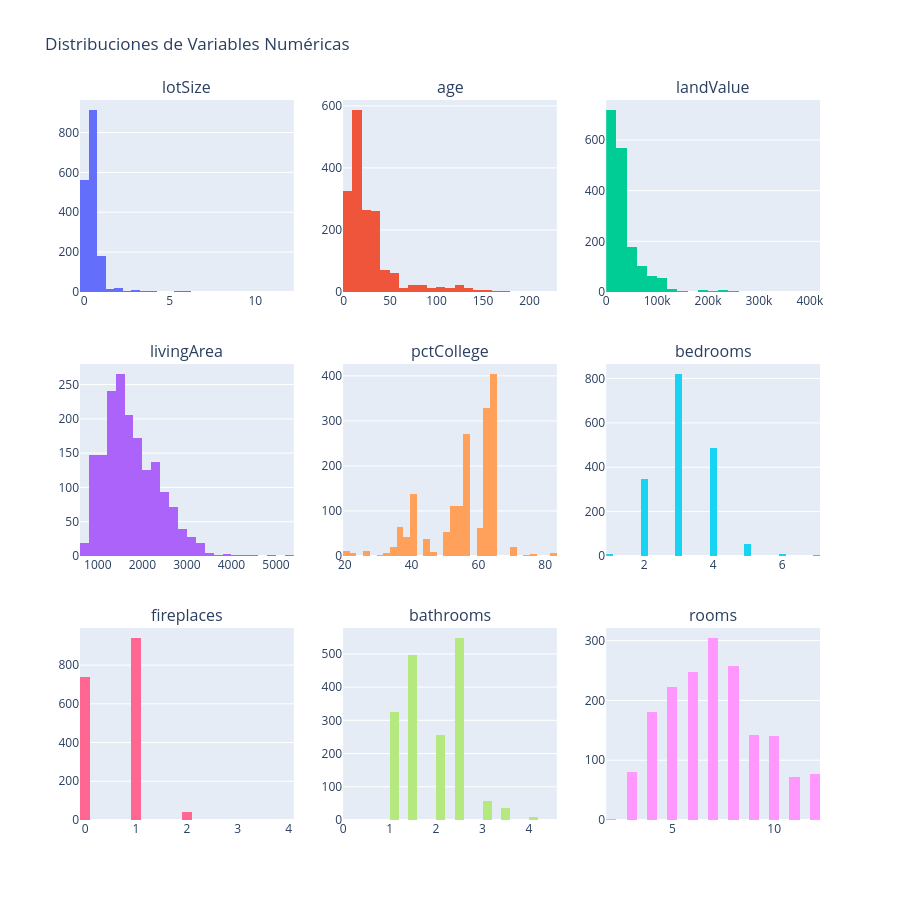

Notebook code for this chart:
### Markdown cell above
## 7. Análisis de Variables Numéricas

### Code cell
# Distribuciones de todas las variables numéricas
numeric_cols_except_target = [col for col in numeric_cols if col != 'price']
n_cols = 3
n_rows = (len(numeric_cols_except_target) + n_cols - 1) // n_cols

fig = make_subplots(
    rows=n_rows, cols=n_cols,
    subplot_titles=numeric_cols_except_target,
    vertical_spacing=0.1
)

for i, col in enumerate(numeric_cols_except_target):
    row = i // n_cols + 1
    col_pos = i % n_cols + 1
    
    fig.add_trace(
        go.Histogram(x=df[col], nbinsx=40, name=col, showlegend=False),
        row=row, col=col_pos
    )

fig.update_layout(height=300 * n_rows, title_text="Distribuciones de Variables Numéricas")
fig.show()

### Figure 1 — Plotly figure (JSON) as saved in the notebook; plotly's stock layout.template omitted (floating-point values rounded to 4 significant figures; data arrays with more than 128 entries replaced by an {"elided": "..."} marker saying what was removed)
{"data": [{"name": "lotSize", "nbinsx": 40, "showlegend": false, "type": "histogram", "x": {"elided": "1728 float values"}, "xaxis": "x", "yaxis": "y"}, {"name": "age", "nbinsx": 40, "showlegend": false, "type": "histogram", "x": {"elided": "1728 int values"}, "xaxis": "x2", "yaxis": "y2"}, {"name": "landValue", "nbinsx": 40, "showlegend": false, "type": "histogram", "x": {"elided": "1728 int values"}, "xaxis": "x3", "yaxis": "y3"}, {"name": "livingArea", "nbinsx": 40, "showlegend": false, "type": "histogram", "x": {"elided": "1728 int values"}, "xaxis": "x4", "yaxis": "y4"}, {"name": "pctCollege", "nbinsx": 40, "showlegend": false, "type": "histogram", "x": {"elided": "1728 int values"}, "xaxis": "x5", "yaxis": "y5"}, {"name": "bedrooms", "nbinsx": 40, "showlegend": false, "type": "histogram", "x": {"elided": "1728 int values"}, "xaxis": "x6", "yaxis": "y6"}, {"name": "fireplaces", "nbinsx": 40, "showlegend": false, "type": "histogram", "x": {"elided": "1728 int values"}, "xaxis": "x7", "yaxis": "y7"}, {"name": "bathrooms", "nbinsx": 40, "showlegend": false, "type": "histogram", "x": {"elided": "1728 float values"}, "xaxis": "x8", "yaxis": "y8"}, {"name": "rooms", "nbinsx": 40, "showlegend": false, "type": "histogram", "x": {"elided": "1728 int values"}, "xaxis": "x9", "yaxis": "y9"}], "layout": {"annotations": [{"font": {"size": 16}, "showarrow": false, "text": "lotSize", "x": 0.1444, "xanchor": "center", "xref": "paper", "y": 1, "yanchor": "bottom", "yref": "paper"}, {"font": {"size": 16}, "showarrow": false, "text": "age", "x": 0.5, "xanchor": "center", "xref": "paper", "y": 1, "yanchor": "bottom", "yref": "paper"}, {"font": {"size": 16}, "showarrow": false, "text": "landValue", "x": 0.8556, "xanchor": "center", "xref": "paper", "y": 1, "yanchor": "bottom", "yref": "paper"}, {"font": {"size": 16}, "showarrow": false, "text": "livingArea", "x": 0.1444, "xanchor": "center", "xref": "paper", "y": 0.6333, "yanchor": "bottom", "yref": "paper"}, {"font": {"size": 16}, "showarrow": false, "text": "pctCollege", "x": 0.5, "xanchor": "center", "xref": "paper", "y": 0.6333, "yanchor": "bottom", "yref": "paper"}, {"font": {"size": 16}, "showarrow": false, "text": "bedrooms", "x": 0.8556, "xanchor": "center", "xref": "paper", "y": 0.6333, "yanchor": "bottom", "yref": "paper"}, {"font": {"size": 16}, "showarrow": false, "text": "fireplaces", "x": 0.1444, "xanchor": "center", "xref": "paper", "y": 0.2667, "yanchor": "bottom", "yref": "paper"}, {"font": {"size": 16}, "showarrow": false, "text": "bathrooms", "x": 0.5, "xanchor": "center", "xref": "paper", "y": 0.2667, "yanchor": "bottom", "yref": "paper"}, {"font": {"size": 16}, "showarrow": false, "text": "rooms", "x": 0.8556, "xanchor": "center", "xref": "paper", "y": 0.2667, "yanchor": "bottom", "yref": "paper"}], "height": 900, "title": {"text": "Distribuciones de Variables Numéricas"}, "xaxis": {"anchor": "y", "domain": [0, 0.2889]}, "xaxis2": {"anchor": "y2", "domain": [0.3556, 0.6444]}, "xaxis3": {"anchor": "y3", "domain": [0.7111, 1]}, "xaxis4": {"anchor": "y4", "domain": [0, 0.2889]}, "xaxis5": {"anchor": "y5", "domain": [0.3556, 0.6444]}, "xaxis6": {"anchor": "y6", "domain": [0.7111, 1]}, "xaxis7": {"anchor": "y7", "domain": [0, 0.2889]}, "xaxis8": {"anchor": "y8", "domain": [0.3556, 0.6444]}, "xaxis9": {"anchor": "y9", "domain": [0.7111, 1]}, "yaxis": {"anchor": "x", "domain": [0.7333, 1]}, "yaxis2": {"anchor": "x2", "domain": [0.7333, 1]}, "yaxis3": {"anchor": "x3", "domain": [0.7333, 1]}, "yaxis4": {"anchor": "x4", "domain": [0.3667, 0.6333]}, "yaxis5": {"anchor": "x5", "domain": [0.3667, 0.6333]}, "yaxis6": {"anchor": "x6", "domain": [0.3667, 0.6333]}, "yaxis7": {"anchor": "x7", "domain": [0, 0.2667]}, "yaxis8": {"anchor": "x8", "domain": [0, 0.2667]}, "yaxis9": {"anchor": "x9", "domain": [0, 0.2667]}}}
